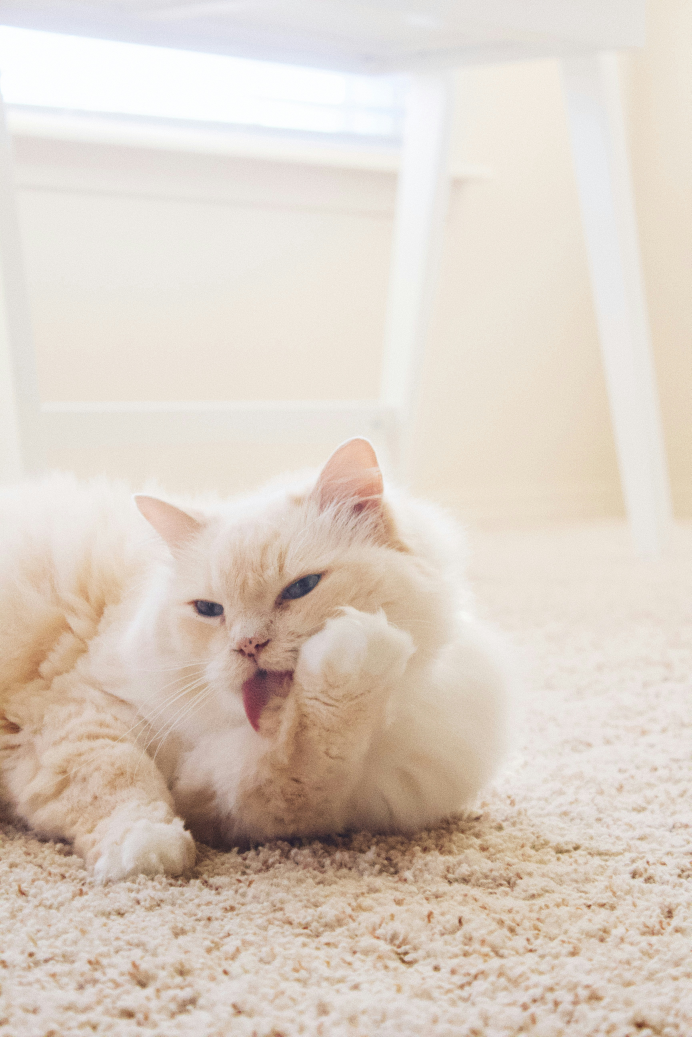
#> input picture inputs/images/test.jpg, 3456 x 5184 px (shown at 1/5 size)
$ python -i preprocessor.py   (imports and definitions only)
#> lines starting #> are read from the running program, lines starting #| are printed output that depends on the picture
#> further down, picture is the input picture: shape (5184, 3456, 3); mean B, G, R 198.1, 209, 220.6
import cv2
import numpy as np


class Preprocessor:


    def __init__(self):

        # CLAHE 객체 생성
        # 매 프레임마다 생성하지 않고 재사용
        self.clahe_processor = cv2.createCLAHE(
            clipLimit=2.0,
            tileGridSize=(8, 8)
        )


    # =========================
    # Gaussian Blur
    # =========================

    # [7 lines left out: function gaussian_blur, not called in this run]


    # =========================
    # CLAHE
    # =========================

    def clahe(self, frame):

        # 속도 개선을 위한 resize
        small = cv2.resize(
            frame,
            (960, 540)
        )
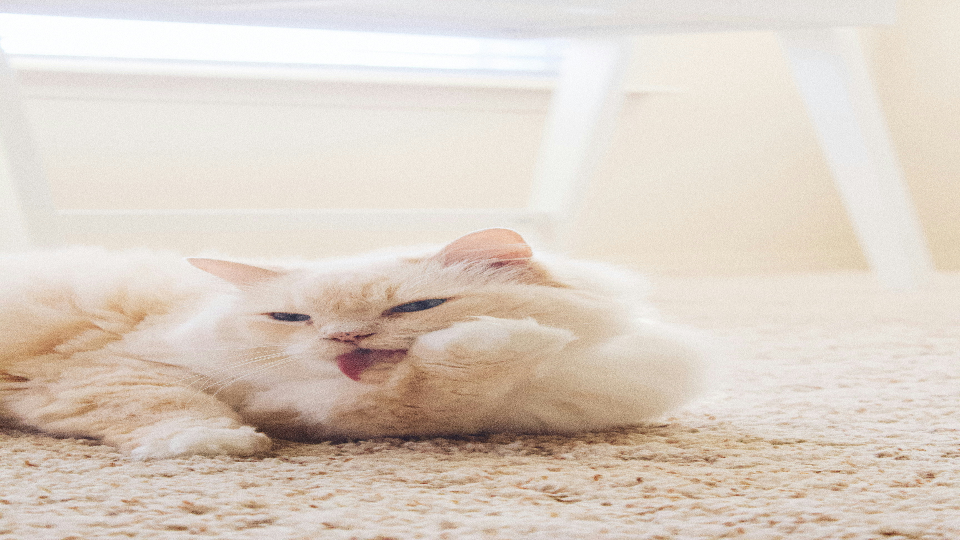
#> small: shape (540, 960, 3); mean B, G, R 197.9, 208.9, 220.5

        # BGR → LAB 변환
        lab = cv2.cvtColor(
            small,
            cv2.COLOR_BGR2LAB
        )
#> lab: shape (540, 960, 3); mean of channels 0, 1, 2 215.1, 130.5, 135.1

        # L(밝기), A, B 채널 분리
        l, a, b = cv2.split(
            lab
        )
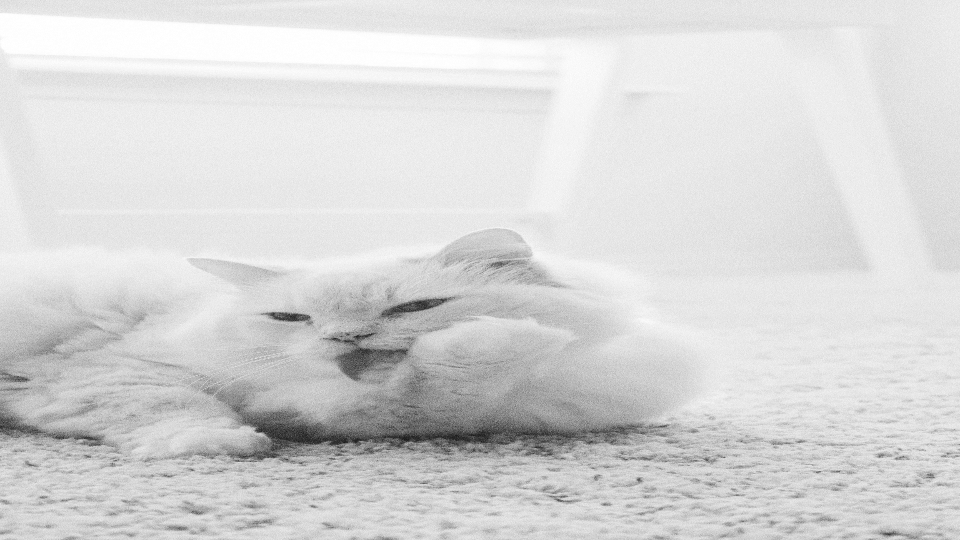
#> l: shape (540, 960); min 23, max 255, mean 215.1
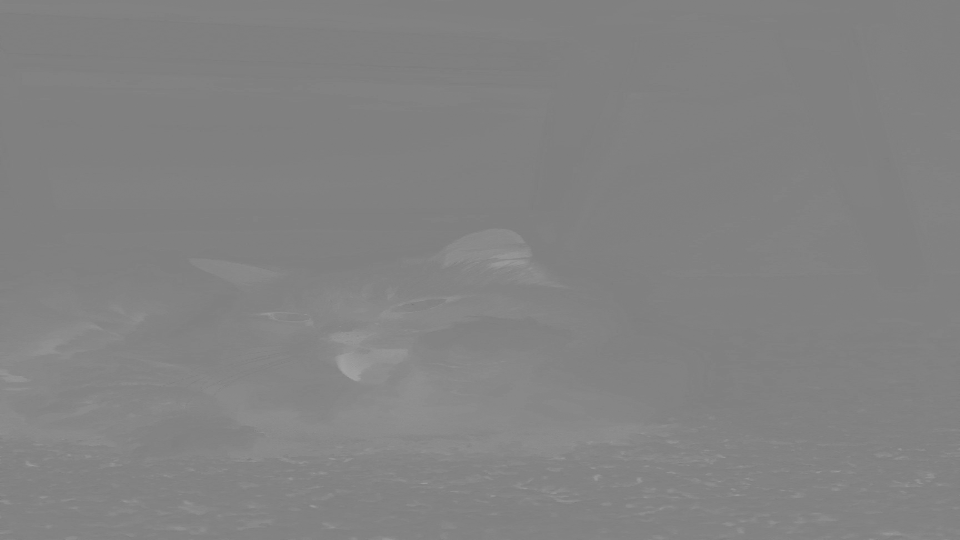
#> a: shape (540, 960); min 118, max 163, mean 130.5

        # 밝기 채널에만 CLAHE 적용
        l = self.clahe_processor.apply(
            l
        )
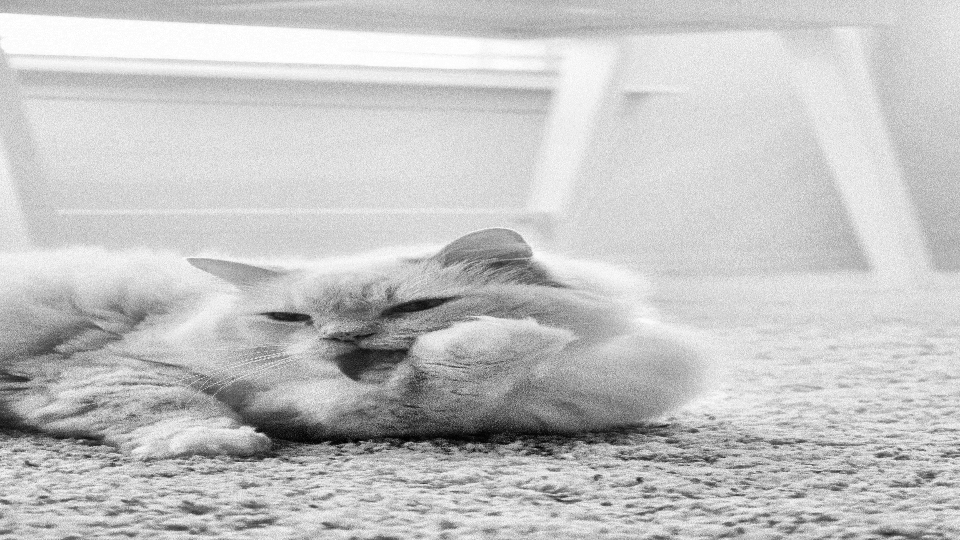
#> l: shape (540, 960); min 1, max 255, mean 196.1

        # 다시 합치기
        merged = cv2.merge(
            (
                l,
                a,
                b
            )
        )
#> merged: shape (540, 960, 3); mean of channels 0, 1, 2 196.1, 130.5, 135.1

        # LAB → BGR
        result = cv2.cvtColor(
            merged,
            cv2.COLOR_LAB2BGR
        )
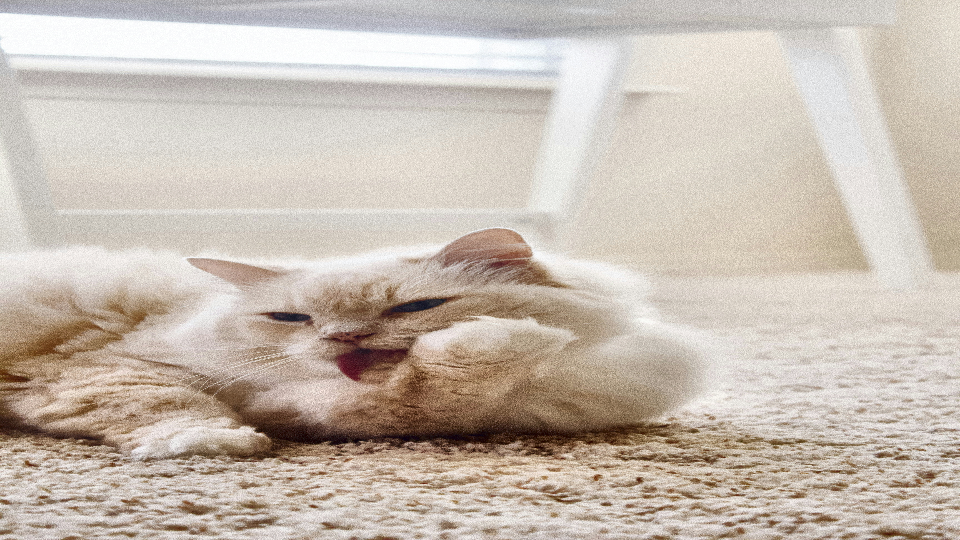
#> result: shape (540, 960, 3); mean B, G, R 178.4, 189, 200.1

        # 원본 영상 크기로 복원
        result = cv2.resize(
            result,
            (
                frame.shape[1],
                frame.shape[0]
            )
        )
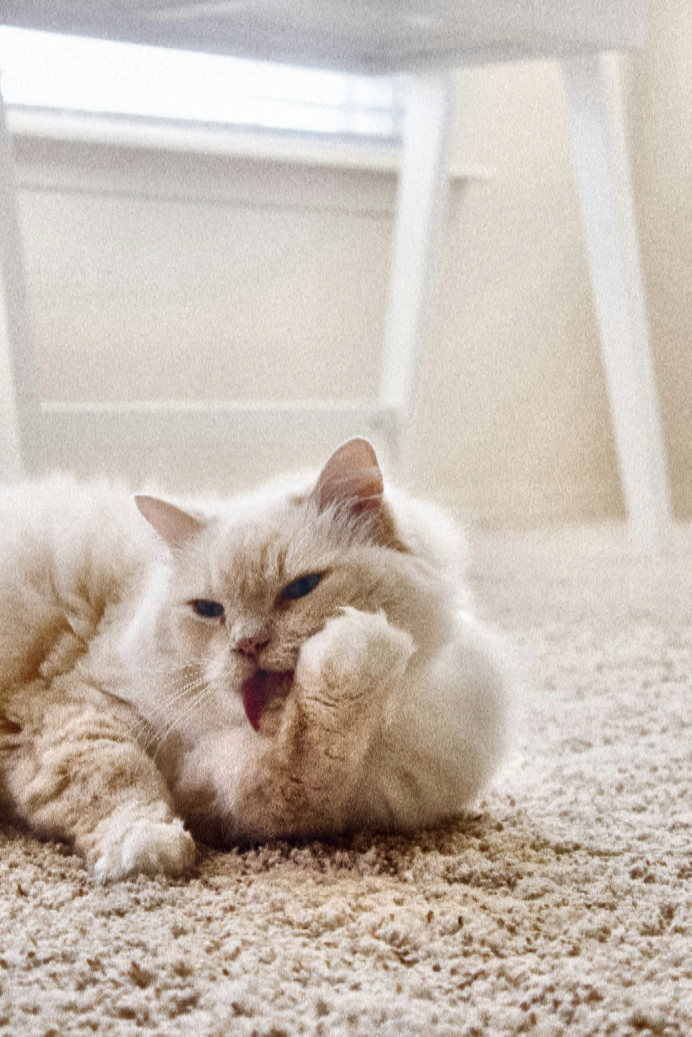
#> result: shape (5184, 3456, 3) (shown at 1/5 size); mean B, G, R 178.3, 188.9, 200

        return result


    # =========================
    # Histogram Equalization
    # =========================

    # [55 lines left out: functions histogram_equalization, gamma_correction, not called in this run]

>>> import cv2
>>> picture = cv2.imread('../inputs/images/test.jpg')
>>> result = Preprocessor().clahe(picture)
